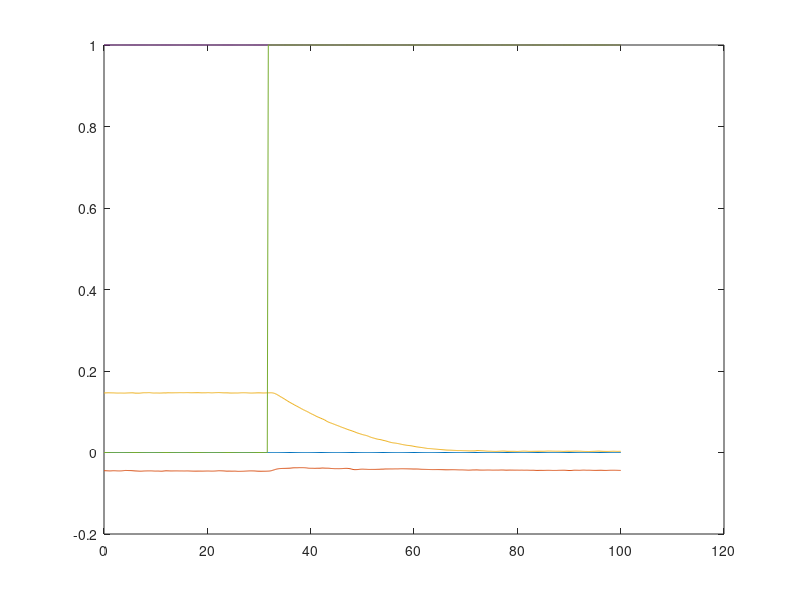

Recreate this plot in MATLAB. (Note: this script raises an error after producing the figure.)
close all
load ('prepust_P_L')
vypustleva = vypustleva(500:1000,:)
vypustleva(:,1) = vypustleva(:,1) - 99.2
plot( vypustleva(:,1) , [vypustleva(:,2), vypustleva(:,3), vypustleva(:,4), vypustleva(:,5), vypustleva(:,6)] )
save('prepust_P_L_orezana')